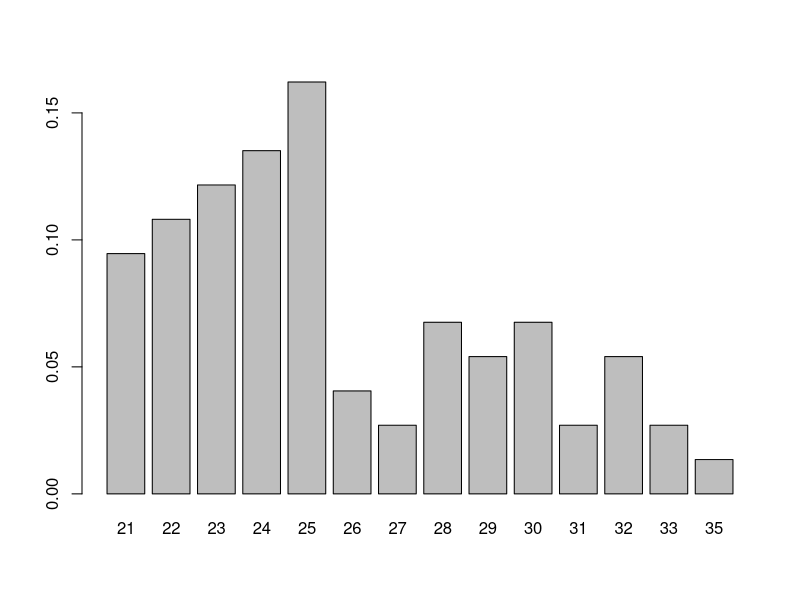
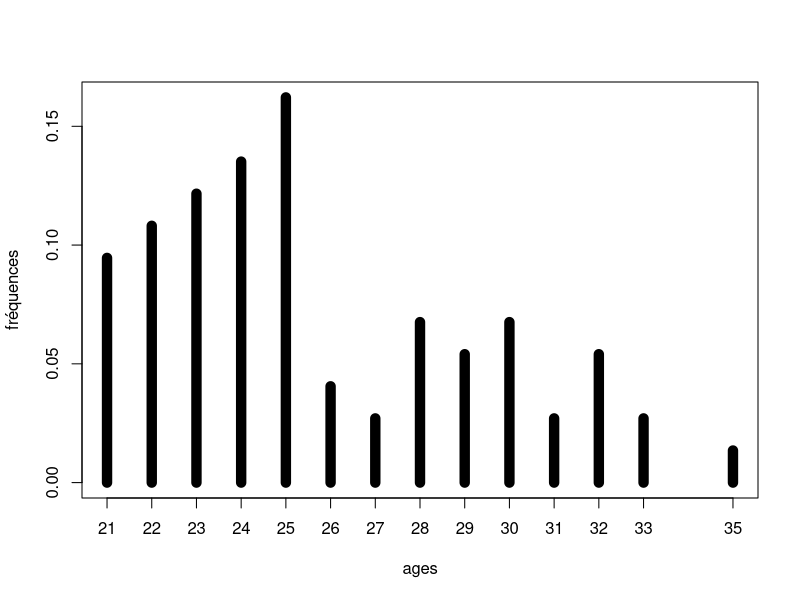
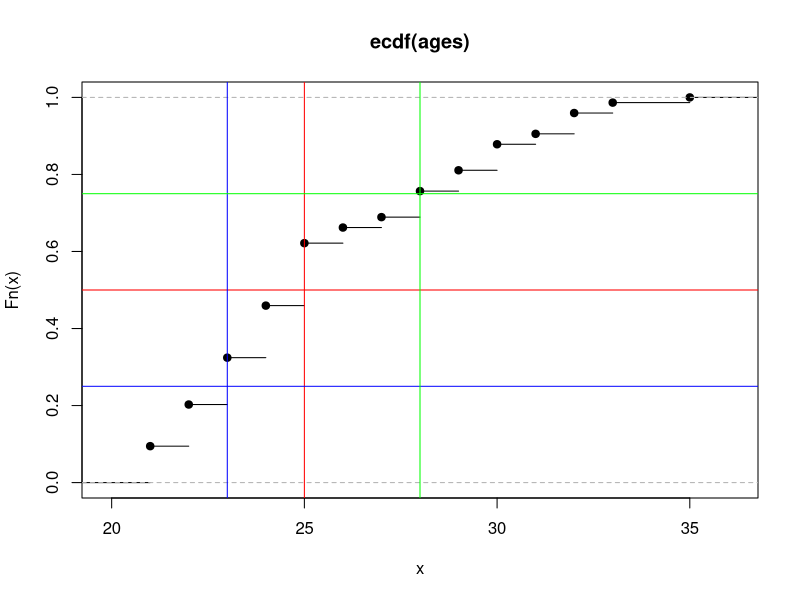
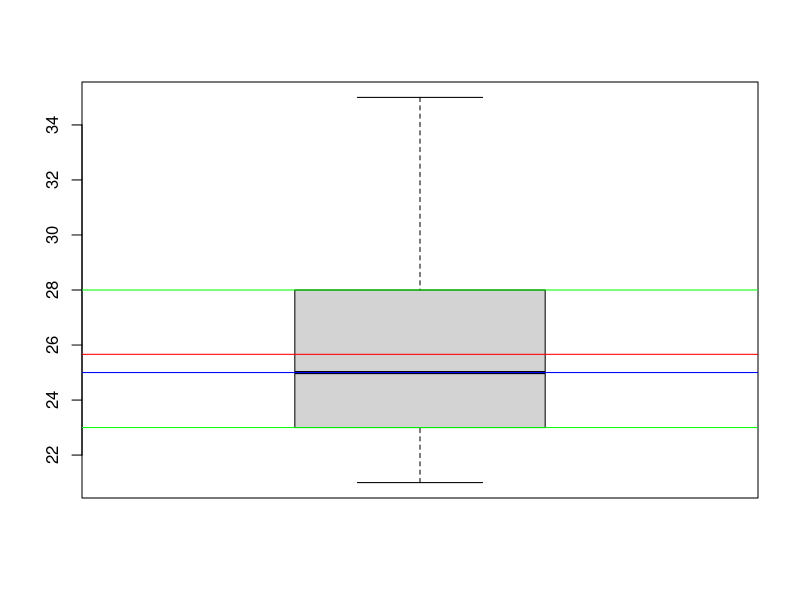
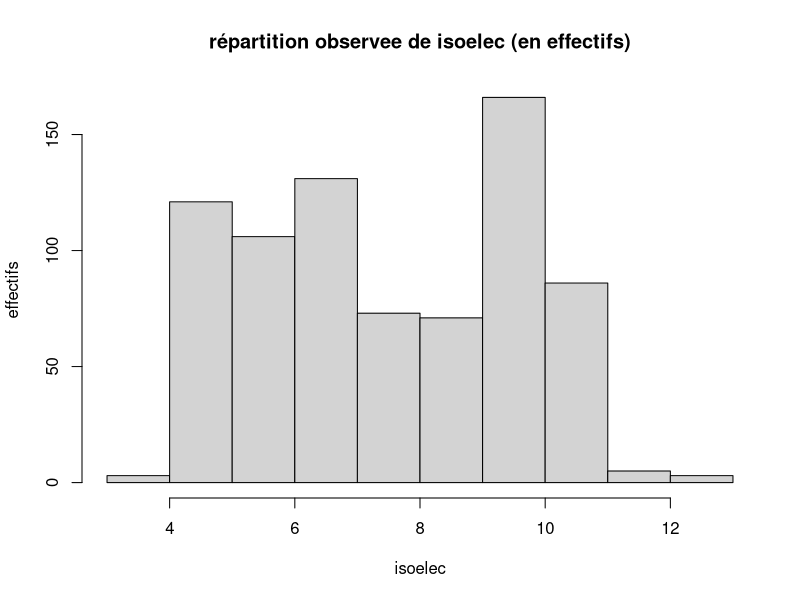
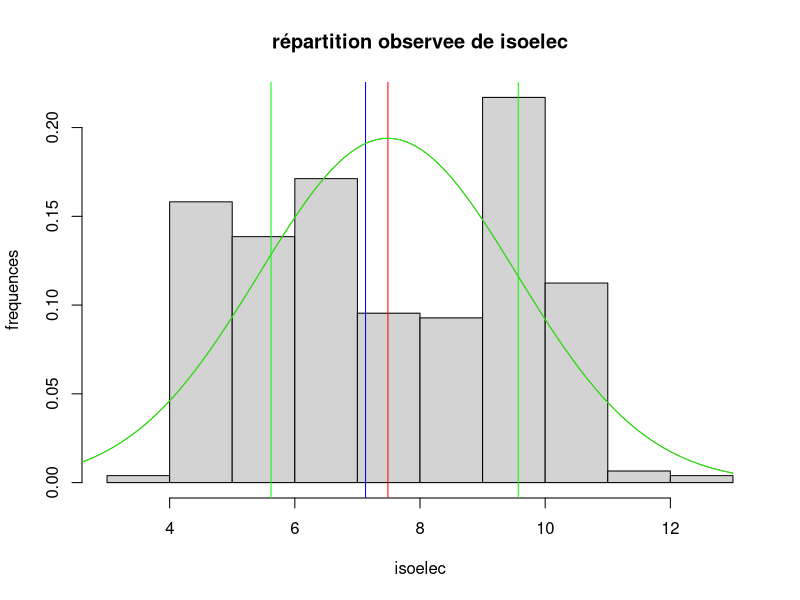
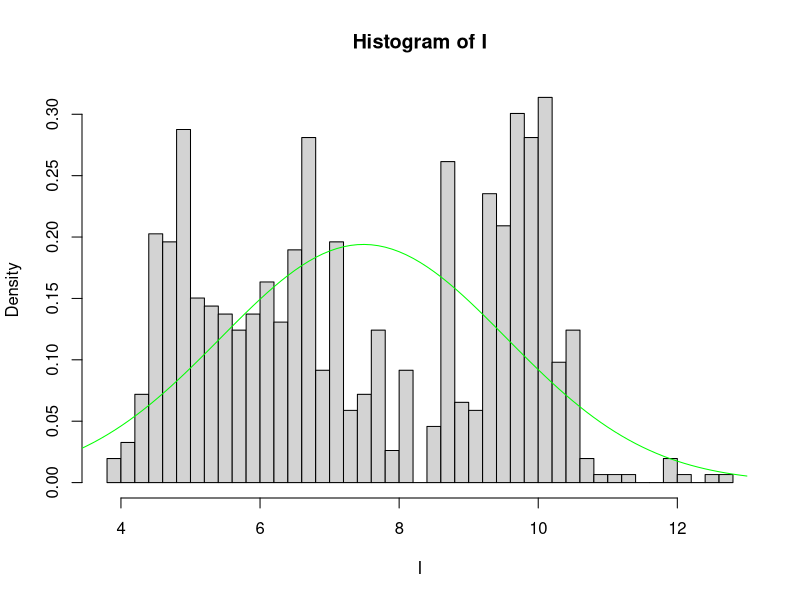
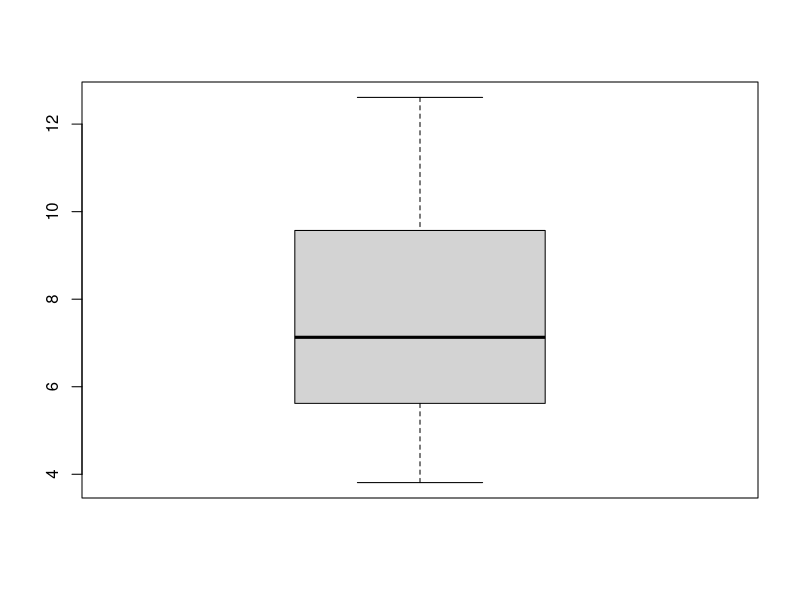

Write R code to recreate these figures, in order.
#----------------------------------------------------------------------
#                         TP2
#----------------------------------------------------------------------

#----------------------------------------------------------------------
# Exercice 1
#----------------------------------------------------------------------
#----------------------- question 2 -----------------------------------
ages <- c(rep(21,7),rep(22,8),rep(23,9),rep(24,10),rep(25,12),
           rep(26,3),rep(27,2),rep(28,5),rep(29,4),rep(30,5),rep(31,2),
           rep(32,4),rep(33,2),35)
ages                                      # affiche ages
#----------------------- question 3 -----------------------------------
n<-length(ages)                           # effectif total n=74
#----------------------- question 4 -----------------------------------
table(ages)                               # effectifs par classe
                                          # ages est une var discrète
#----------------------- question 5 -----------------------------------
prop.table(table(ages))                   # frequences par classe -- 
                                          # 16,26% de femmes de 25 ans....
(prop.table(table(ages))->FreqAges)       #affecte les frequences calculées à FreqAges
                                          # et l'affiche (ajout des () exterieures)
#----------------------- question 6 -----------------------------------
ages<30                                   # retourne un vecteur logique avec TRUE si ages<30
table(ages<30)                            # nombre de False et de True ==> 60 moins de 30 ans
table(ages>28)                            # nb de TRUE = nb de femmes d'age >28
table(ages<30)/n                          # 81 %
table(ages>28)/n                          # 24,3%
#----------------------- question 7 -----------------------------------
quantile(ages,0.05)                       # 5% des femmes obs ont au moins 21 ans 
quantile(ages,0.95)                       # 95% .......ont au moins 32 ans 
#----------------------- question 8 -----------------------------------
mean(ages)                                # age moyen
#----------------------- question 9 -----------------------------------
var(ages)                                 # variance empirique corrigée s'2
var(ages)*(length(ages)-1)/length(ages)             # variance empirique s2
mean(ages*ages)-mean(ages)*mean(ages)     # variance empirique s2
#----------------------- question 10 -----------------------------------
sd(ages)                                  # ecart-type empirique corrigé s'
sd(ages)*sqrt((length(ages)-1)/length(ages)) # ecart-type empirique s
#----------------------- question 11 -----------------------------------
summary(ages)                             # quelques indicateurs statistiques
median(ages)                              # mediane
quantile(ages,c(0.25,0.5,0.75))           # quartiles
quantile(ages)                            # quartiles minimum (0%) et maximum (100%)
#----------------------- question 12 -----------------------------------
barplot(table(ages)/length(ages))         #presque ok dans ce cas (manque le 34)
#mais incorrect en général il vaut mieux prendre de bonnes habitudes et utiliser
plot(table(ages)/n,type="h",lwd=10, ylab="fréquences")


cumsum(FreqAges)                        # fréquences cumulées, qui correspondent aux valeurs de la fonction de distribution empirique
#----------------------- question 13 -----------------------------------
plot(ecdf(ages))                          # tracé de la fonction de distribution empirique
abline(h=0.5,col="red")                   # ligne horizontale à 0.5
abline(v=median(ages),col="red")          # ligne verticale à la médiane
abline(h=0.25,col="blue")                 # ligne horizontale à 0.25
abline(v=quantile(ages,0.25),col="blue")  # ligne verticale au premier quartile
abline(h=0.75,col="green")                # ligne horizontale à 0.75
abline(v=quantile(ages,0.75),col="green") # ligne verticale au 3eme quartile
#----------------------- question 14 -----------------------------------
boxplot(ages)                             # boite à moustaches
abline(h=mean(ages),col="red")          # ligne verticale à la moyenne
abline(h=median(ages),col="blue")          # ligne verticale à la médiane
abline(h=quantile(ages,0.25),col="green")  # ligne verticale au premier quartile
abline(h=quantile(ages,0.75),col="green") # ligne verticale au 3eme quartile
#----------------------- question 15 -----------------------------------
#sur le graphe de la FdR empirique fait question 13 la proba cherchée
#est la taille du saut entre le palier modalité 21 et celui modalité 25
#il reprsente la fréquence avec laquelle on tombe dans [22,25]=freq d'etre<=25 -freq d'etre<=21
#----------------------------------------------------------------------
# Exercice 2
#----------------------------------------------------------------------
#----------------------- question 1 -----------------------------------
data=read.table("proteine.csv", header=TRUE, sep = ";")
head(data)
#----------------------- question 2 -----------------------------------
dim(data)
data[1:10,]
data[c(2,4,5),]
data[,c(5,6)]
#----------------------- question 3 -----------------------------------
names(data)
#----------------------- question 4 -----------------------------------
(I<-data$isoelec)   # création de I et affichage avec ()
I<-data[,4];I       # même chose avec affichage avec I (deux commandes sont sep par;
summary(I)
#----------------------- question 5 -----------------------------------
hist(I, main="répartition observee de isoelec (en effectifs)", xlab="isoelec", ylab="effectifs") #hist en effectifs
#on obtient l'hist en fréquence avec l'option prob=T ou freq=F
hist(I, main="répartition observee de isoelec", xlab="isoelec", ylab="frequences", prob=T)
abline(v=mean(I), col="red")
abline(v=median(I), col="blue")
abline(v=quantile(I,c(0.25,0.75)), col="green")
# pour superposer une courbe de densité sur un plot on utilise points()
(abs<-seq(2,13,0.1)) # crée la collection des abscisses des points de la courbe
(ord<-dnorm(abs,mean(I),sd(I))) #calcule les ordonnées si on superpose une densité normale
points(abs,ord,type="l",col=2) #rajoute la courbe de la densité sur l'hist
curve(dnorm(x,mean(I),sd(I)),from=2, to=13, add=T, n=111, col="green")#pareil
#l'adéquation avec une densité normale ne parait pas très satisfaisante sur l'inter [7,9]
#----------------------- question 6 -----------------------------------
hist(I,nclass=40,prob=T) # en effet il faudrait plutôt une densité à 2 voire 3 bosses
curve(dnorm(x,mean(I),sd(I)),from=2, to=13, add=T, n=111, col="green")#pareil

#----------------------- question 7 -----------------------------------
boxplot(I)
IV<-data[data$regne=="Viridiplantae",4]
IM<-data[data$regne=="Metazoa",4]
boxplot(IV, IM, names=c("Viridiplantae", "Metazoa"), ylab="isoelec")
#----------------------- question 8 -----------------------------------
plot(ecdf(I)) 
#-----------------------------------------------------------
#   Exercice 3
#-------------------------------------------------------

#----------------------- question 1 -----------------------------------
mu<-2                   # crée mu et lui affecte la valeur 2
sig<-0.5                # crée sig et lui affecte la valeur 0.5
#----------------------- question 2 -----------------------------------
curve(dnorm(x,mu,sig),from=mu-3*sig ,to=mu+3*sig, ylim=c(0,1),xlim=c(-0.1,3.5)) #  tracé de la densité sur [mu-3sig,mu+"sig)] 
curve(pnorm(x,mu,sig),from=mu-3*sig ,to=mu+3*sig, add=T,col=3) #ajout de la Fdr
abline(v=0,h=0)         #tracé des axes
#----------------------- question 3 -----------------------------------
points(0,0.6,pch=20,col=3)   #l'ordre 0.6 se lit en ordonnée
abline(h=0.6,lty=2,col=3)    #aide à la lecture de l'antécédant de 0.6
abline(v=qnorm(0.6,mu,sig),lty=2,col=3) #idem
points(qnorm(0.6,mu,sig),0,col=2,pch=20) #le quantile en abscisse : antécédant de 0.6 par la FdR
qnorm(0.6,mu,sig) #valeur du quantile cherché

#----------------------------------------------------------------------
# Exercice 4
#----------------------------------------------------------------------
#----------------------- question 1 -----------------------------------
x <- c(0,1,1)                                 # vecteur x
#----------------------- question 2 -----------------------------------
sample(x)                                   #  permutation aléatoire de x: 3 tirages dans x sans remise
#executer 20 fois la commande précédente et compter à la main
#----------------------- question 3 -----------------------------------
n <- 100
sample(x,n,replace=TRUE)                    # n tirages aléatoires dans x et avec remise
E <- sample(x,n,replace=TRUE)               # n-échantillon aléatoire de valeurs tirées dans x
#----------------------- question 4 -----------------------------------
table(E)
prop.table(table(E)) # proportions
barplot(prop.table(table(E)))  #diagramme en barres avec l'outil de repres d'une qualitative
plot(prop.table(table(E)),type="h",lwd=15)               # diagramme en barres avec plot
#----------------------- question 5 -----------------------------------
mean(E)
mean(E)-2/3 #aller remplacer n en ligne 139 par 10000 er réexecuter les lignes 140 à 149

#----------------------- question 6 -----------------------------------

E <- sample(c(0,1),n,replace=TRUE, prob=c(1/3,2/3)) # tirage aléatoire
mean(E)-2/3
plot(prop.table(table(E)),type="h",lwd=15) #oui car une distribution tres semblable à celle de Q4



 


 